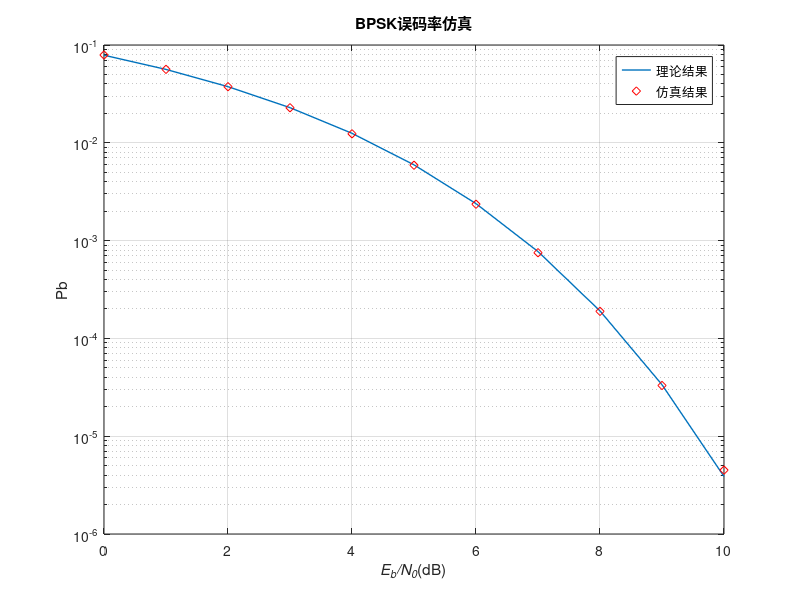

This figure's MATLAB source:
EbN0dB = 0:1:10;
EbN0 = 10.^(EbN0dB/10);
N = 2*10^6;                     % 发送比特数即码元数
Pb = 0.5*erfc(sqrt(EbN0));      % 理论值
ber = zeros(1, length(EbN0dB)); % 仿真误码率 预分配
a = sign(randn(1, N));          % 基带信号
noise = randn(1, N);            % 标准噪声
sigma = sqrt(1./EbN0/2);        % 噪声功率
for n = 1:length(EbN0dB)
    rk = a + sigma(n)*noise;    % 加噪声得到接收信号
    dec_a = sign(rk);           % 判决
    ber(n) = sum(abs(a-dec_a)/2)/length(a);
end

semilogy(EbN0dB, Pb, 'LineWidth', 1);
hold on;
semilogy(EbN0dB, ber, 'rd');
legend('理论结果', '仿真结果')
xlabel('\itE_b/N_0\rm(dB)'); ylabel('Pb');
title('BPSK误码率仿真')
grid on